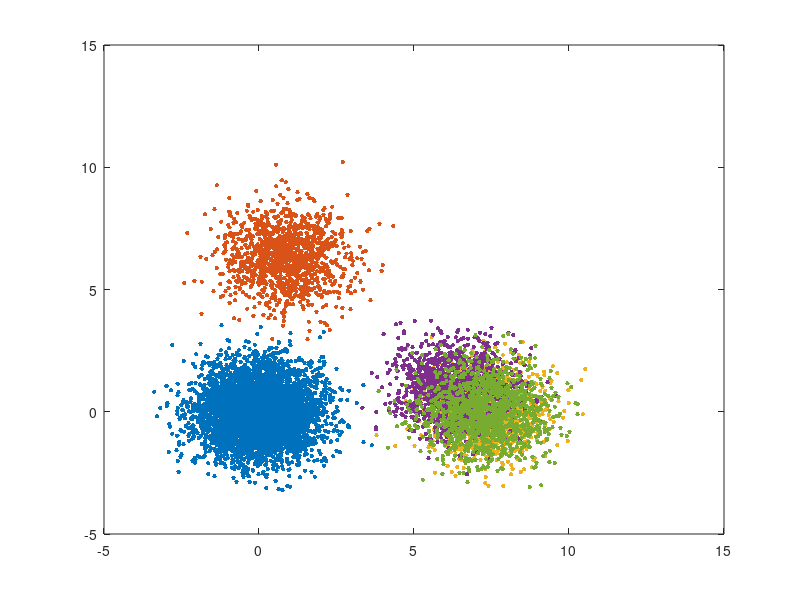
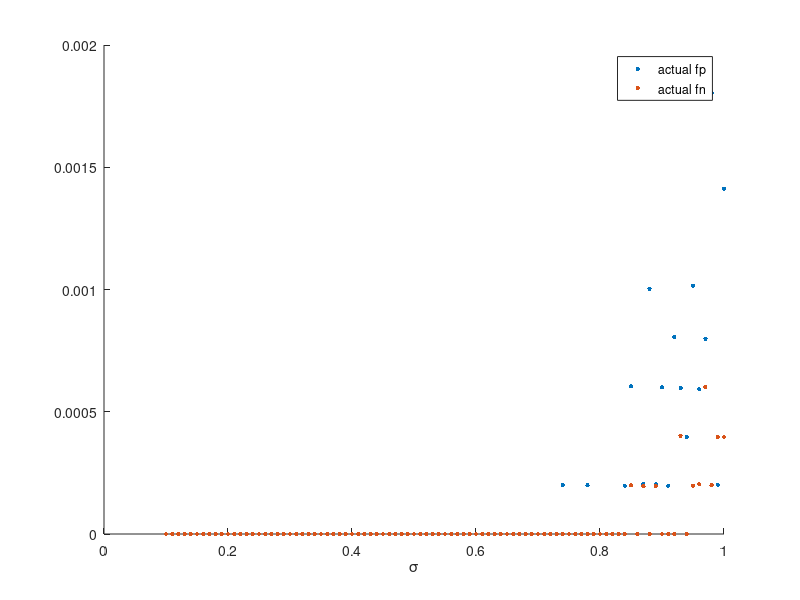

MATLAB code to generate these figures, in order:
addpath('utils');
clf;

Rs = [0, pi/2, pi, pi*3/2]; %4 rotations
N = 2; %N grids
p = 2; %molecule length (p>q)
q = 1; %molecule width
mol = rand(q,p).*randi(10,q,p); %random molecules in 2D
ts = 0:N-p; %N-p+1 translations
A = zeros(N-p+1,4,N); %store all a_{t,R} (index:translation, rotation, vector)

%construct a_{t,R} based on mol
for i=0:N-p
    for j=1:4
        tmp=sum(rot90(mol,j-1),1);
        A(1+i,j,1+i:i+length(tmp)) = tmp;
    end
end

sigmas = 0.1:0.01:1; %noise
fps = zeros(size(sigmas));
fns = zeros(size(sigmas));

sigma_show = 1;

for l=1:length(sigmas)
    sigma = sigmas(l);
    cov = sigma^2.*eye(N);
    
    m = 10000; %number of random examples
    y = mvnrnd(zeros(N,1), cov, m); %add noise to each example
    truelabel = zeros(m,1);
    filter = rand(m,1); %uniform distribution 
    p_0 = 0.5; %prior for no signal
    tmp = (1-p_0)/(4*(N-p+1)); %equally likely for all classes with signal
%     tmp = 1/(4*(N-p+1)+1);
    truelabel(filter>p_0) = 1;
%     truelabel(filter>tmp) = 1;
    
    % plot no signal class (guassian blobs) in 2D
    if (N==2 && sigma==sigma_show)
        plot(y((truelabel==0),1),y((truelabel==0),2),'.','Markersize',10);
        hold on;
    end

    %assign each random vector with signal based on true label
    a = zeros(1,N);
    k=0;
    for i=0:N-p
        for j=1:4
            a(1,:) = A(i+1,j,:); %a_{t,R}
            y(filter>(p_0+k*tmp) & filter<=(p_0+(k+1)*tmp), :) = y(filter>(p_0+k*tmp) & filter<=(p_0+(k+1)*tmp), :) + a;
            
            % plot signal classes (guassian blobs) in 2D
            if (N==2 && sigma==sigma_show)
                plot(y(filter>(p_0+k*tmp) & filter<=(p_0+(k+1)*tmp),1),y(filter>(p_0+k*tmp) & filter<=(p_0+(k+1)*tmp),2),'.','Markersize',10);
            end
            
            k = k+1;
        end
    end


    % predict labels by minimizing distance (norm)
    predlabel = zeros(m,1);

    cur_min= sum(y.^2,2); %distance to origin (no signal)
    for i=0:N-p
        for j=1:4
            a(1,:) = A(i+1,j,:);
            norm_vec = sum((y-a).^2,2); %distance to current a_{t,R}
            predlabel(norm_vec<cur_min) = 1;
            cur_min(norm_vec<cur_min) = norm_vec(norm_vec<cur_min);
        end
    end

    % fprintf('Min norm search results in translation %d and rotation %.4f\n', min_i, Rs(min_j));

    fp = sum((truelabel-predlabel)==-1)/sum(truelabel==0);
    fn = sum((truelabel-predlabel)==1)/sum(truelabel==1);
    
    fps(l) = fp;
    fns(l) = fn;
    
end

tt = min(sigmas):0.01:max(sigmas);
% b = norm(a)/2+tt.^2.*log(p_0/p_a)./norm(a); % decision boundary for x.a / ||a||

%plot fp
figure(2);
% plot(tt, 1/2-1/2*erf(b./(sqrt(2).*tt)), '-', 'Linewidth', 2);
hold on;
plot(sigmas, fps, '.', 'Markersize', 10);

%plot fn
% figure(3);
hold on;
% plot(tt, 1/2-1/2*erf(-(b-norm(a))./(sqrt(2).*tt)), '-', 'Linewidth', 2);
plot(sigmas, fns, '.', 'Markersize', 10);
xlabel('\sigma');
% legend('expexted fp', 'actual fp', 'expexted fn', 'actual fn');
legend('actual fp','actual fn');
% vline(sigma_show,'k:','sigma shown in fig.1');
hold off;
